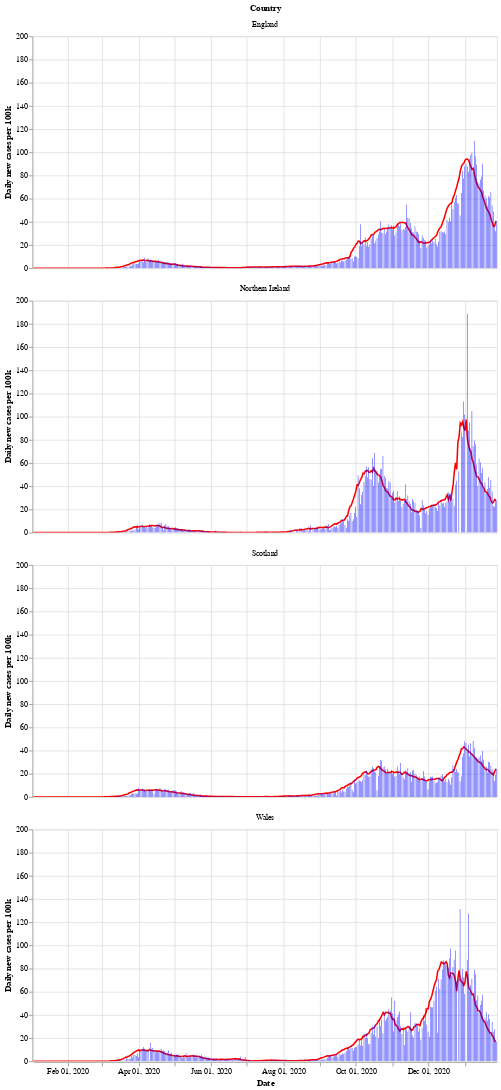

The code cell stored with this chart in its notebook:
### Markdown cell above
Next is a bar chart of the number of new cases in each country (per 100k population), with the 7 day moving average of cases. Again we see that Wales saw a longer period of raising and falling cases compared to the other countries.

After a period of cases falling, each nation is now seeing a rise in the number of cases - especially in Wales.

### Code cell
# collapse
bars = alt.Chart(uk_cases).mark_bar().encode(
    x=alt.X("yearmonthdate(date):T", axis=alt.Axis(title='Date')),
    y=alt.Y("newCasesRate:Q", axis=alt.Axis(title='Daily new cases per 100k')),
    tooltip='newCasesRate',
    color=alt.condition(
        alt.datum.dailyChange > 0,
        alt.value("orange"),  # The positive color
        alt.value("blue")  # The negative color
    )
).properties(title='New cases per 100k population with rolling 7 day average', width=600).interactive()
line = alt.Chart(uk_cases).mark_line(
    color='red',
    size=2,
).transform_window(
    rolling_mean='mean(newCasesRate)',
    frame=[0, 7],
    groupby=['areaName']
).encode(
    x='yearmonthdate(date):T',
    y='rolling_mean:Q'
)
alt.layer(line, bars, data=uk_cases).facet(alt.Row('areaName', title='Country'), columns=1)

### Figure 1 — Vega-Lite specification as saved in the notebook (floating-point values rounded to 4 significant figures; data arrays with more than 128 entries replaced by an {"elided": "..."} marker saying what was removed)
{"config": {"view": {"continuousWidth": 400, "continuousHeight": 300}}, "data": {"name": "data-2fad4f92b88eb8588185b59f40c404d1"}, "facet": {"type": "nominal", "field": "areaName", "title": "Country"}, "spec": {"layer": [{"mark": {"type": "line", "color": "red", "size": 2}, "encoding": {"x": {"type": "temporal", "field": "date", "timeUnit": "yearmonthdate"}, "y": {"type": "quantitative", "field": "rolling_mean"}}, "transform": [{"window": [{"op": "mean", "field": "newCasesRate", "as": "rolling_mean"}], "frame": [0, 7], "groupby": ["areaName"]}]}, {"mark": "bar", "encoding": {"color": {"condition": {"value": "orange", "test": "(datum.dailyChange > 0)"}, "value": "blue"}, "tooltip": {"type": "quantitative", "field": "newCasesRate"}, "x": {"type": "temporal", "axis": {"title": "Date"}, "field": "date", "timeUnit": "yearmonthdate"}, "y": {"type": "quantitative", "axis": {"title": "Daily new cases per 100k"}, "field": "newCasesRate"}}, "selection": {"selector002": {"type": "interval", "bind": "scales", "encodings": ["x", "y"]}}, "title": "New cases per 100k population with rolling 7 day average", "width": 600}]}, "columns": 1, "$schema": "https://vega.github.io/schema/vega-lite/v4.8.1.json", "datasets": {"data-2fad4f92b88eb8588185b59f40c404d1": {"elided": "1564 records"}}}
